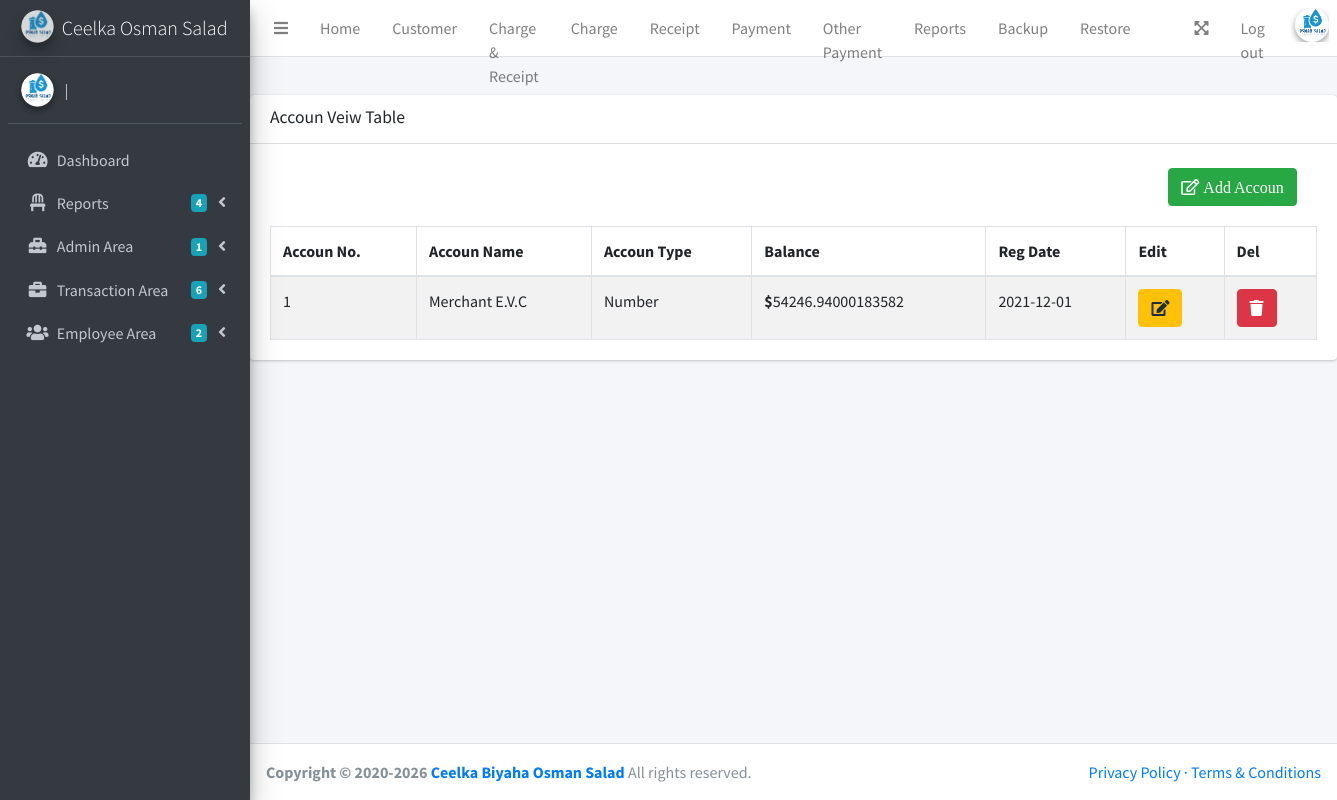
/VeiwAccoun.php, run on the app's committed database.
### tables this page shows
CREATE TABLE `accoun` (
  `acc_id` int(11) NOT NULL AUTO_INCREMENT,
  `acc_no` int(11) NOT NULL,
  `acc_name` varchar(50) DEFAULT NULL,
  `acc_type` varchar(50) DEFAULT NULL,
  `balance` double DEFAULT NULL,
  `reg_date` date DEFAULT NULL,
  PRIMARY KEY (`acc_id`)
);

### VeiwAccoun.php (the view, shortened to what this page needs)
<?php
include("conn.php");
?>
<!DOCTYPE html>
<html lang="en">
<head>
 <?php include("libirary/head.php"); ?>
</head>
<body class="hold-transition sidebar-mini layout-fixed">
 <div class="wrapper">
  <?php include("libirary/navbar.php"); ?>
  <?php include("libirary/sidebar.php");  ?>
  <div class="content-wrapper">
    <div class="content-header">
    </div>
  <div class="card">
       <div class="card-header">
         <h3 class="card-title">Accoun Veiw Table</h3>
         <br>
  </div>
    <div class="row md-2">
     <div class="col-md-10"></div>
     <div class="col-md-2">
      <br>
      <button type="button" class="btn btn-success fas fa-edit" data-toggle="modal" data-target="#insert_accoun_modal">
       Add Accoun
      </button>
     </div>
    </div>
   <div class="card-body">
     <table id="example1" class="table table-bordered table-striped">
                  <thead>
                  <tr>
                    <th>Accoun No.</th>
                    <th>Accoun Name</th>
                    <th>Accoun Type</th>
                    <th>Balance</th>
                    <th>Reg Date</th>
                    <th>Edit</th>
                    <th>Del</th>
                  </tr>
                  </thead>
                  <tbody>
                  <tr>
                    <?php
                    $soo_daabac = mysqli_query($conn, "SELECT * FROM accoun ");
                    while ($res = mysqli_fetch_array($soo_daabac)) { ?>
                    <td><?php echo $res[1];  ?></td>
                    <td><?php echo $res[2];  ?></td>
                    <td><?php echo $res[3];  ?></td>
                    <td><b>$</b><?php echo $res[4];  ?></td>
                    <td><?php echo $res[5];  ?></td>
                    <td>
                     <button type="button" alt="<?php echo $res['acc_id'];  ?>" class="btn btn-warning getedit" ><i class="fas fa-edit"></i></button>
                    </td>
                    <td>
                      <a href="VeiwAccoun.php?idd=<?php echo $res['acc_id']; ?>" onclick='return confirm("Matireysa Xogtaan ?")' class="btn btn-danger"><i class="fas fa-trash"></i></a>
                    </td>
                  </tr>
                   <?php
                     }
                    ?>
                  </tbody>
                </table>
   </div>
  </div>
  </div>
  </div>
 <?php include("libirary/footer.php"); ?>
</body>
</html>

### data on the page
accoun: acc_no "1", acc_name "Merchant E.V.C", acc_type "Number", balance "54246.94000183582", reg_date "2021-12-01"
